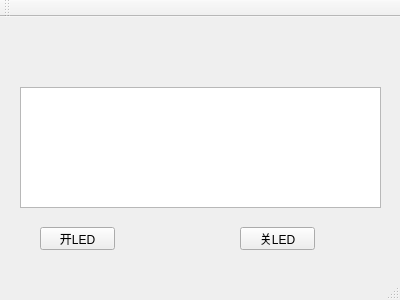
<?xml version="1.0" encoding="UTF-8"?>
<ui version="4.0">
 <class>MainWindow</class>
 <widget class="QMainWindow" name="MainWindow">
  <property name="geometry">
   <rect>
    <x>0</x>
    <y>0</y>
    <width>400</width>
    <height>300</height>
   </rect>
  </property>
  <property name="windowTitle">
   <string>MainWindow</string>
  </property>
  <widget class="QWidget" name="centralWidget">
   <widget class="QTextEdit" name="textEdit">
    <property name="geometry">
     <rect>
      <x>20</x>
      <y>70</y>
      <width>361</width>
      <height>121</height>
     </rect>
    </property>
   </widget>
   <widget class="QPushButton" name="pushButton">
    <property name="geometry">
     <rect>
      <x>40</x>
      <y>210</y>
      <width>75</width>
      <height>23</height>
     </rect>
    </property>
    <property name="text">
     <string>开LED</string>
    </property>
   </widget>
   <widget class="QPushButton" name="pushButton_2">
    <property name="geometry">
     <rect>
      <x>240</x>
      <y>210</y>
      <width>75</width>
      <height>23</height>
     </rect>
    </property>
    <property name="text">
     <string>关LED</string>
    </property>
   </widget>
  </widget>
  <widget class="QMenuBar" name="menuBar">
   <property name="geometry">
    <rect>
     <x>0</x>
     <y>0</y>
     <width>400</width>
     <height>23</height>
    </rect>
   </property>
  </widget>
  <widget class="QToolBar" name="mainToolBar">
   <attribute name="toolBarArea">
    <enum>TopToolBarArea</enum>
   </attribute>
   <attribute name="toolBarBreak">
    <bool>false</bool>
   </attribute>
  </widget>
  <widget class="QStatusBar" name="statusBar"/>
  <action name="actionopenLED">
   <property name="text">
    <string>openLED</string>
   </property>
  </action>
 </widget>
 <layoutdefault spacing="6" margin="11"/>
 <resources/>
 <connections/>
</ui>
